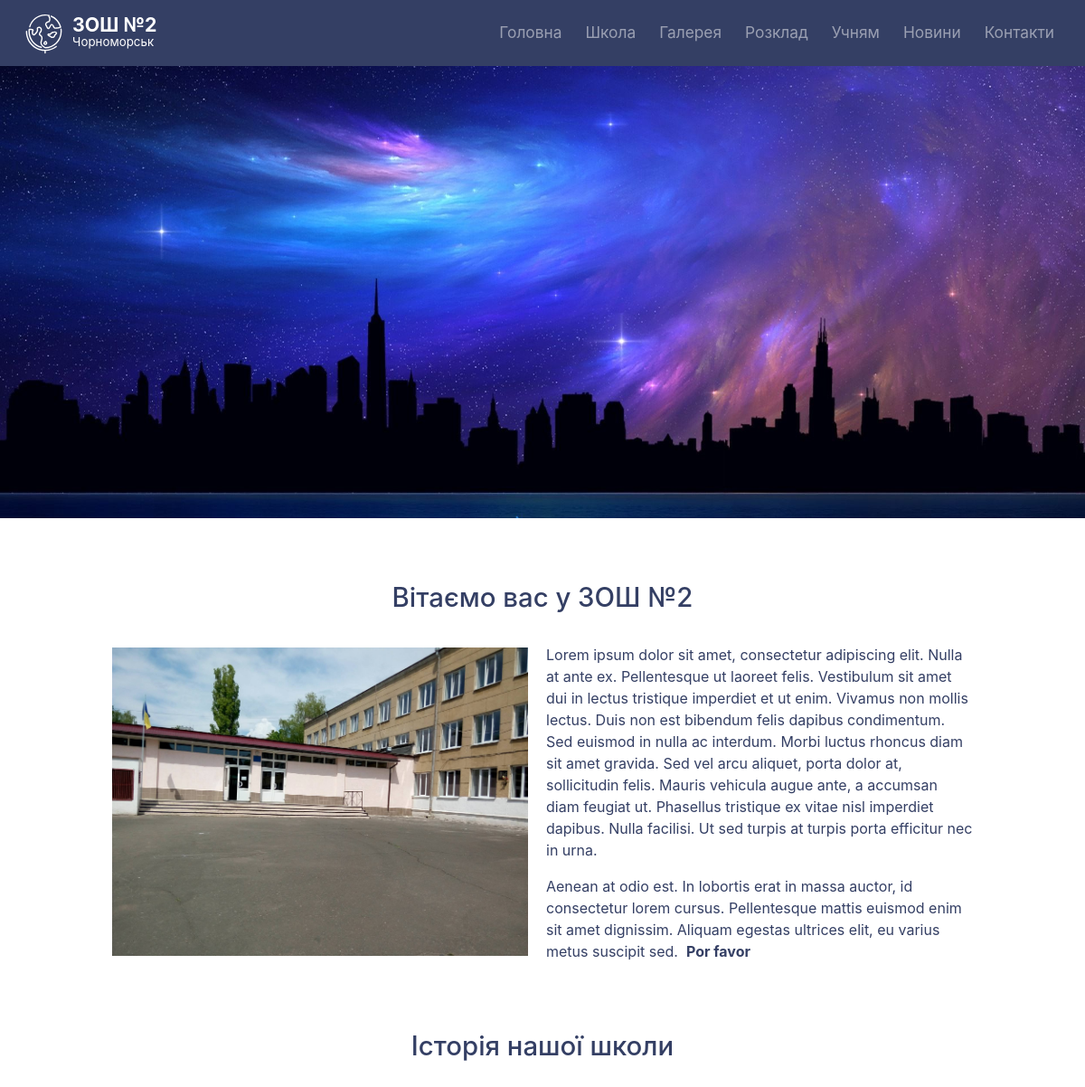
Page /about/ (upper part) on the earlier database version.
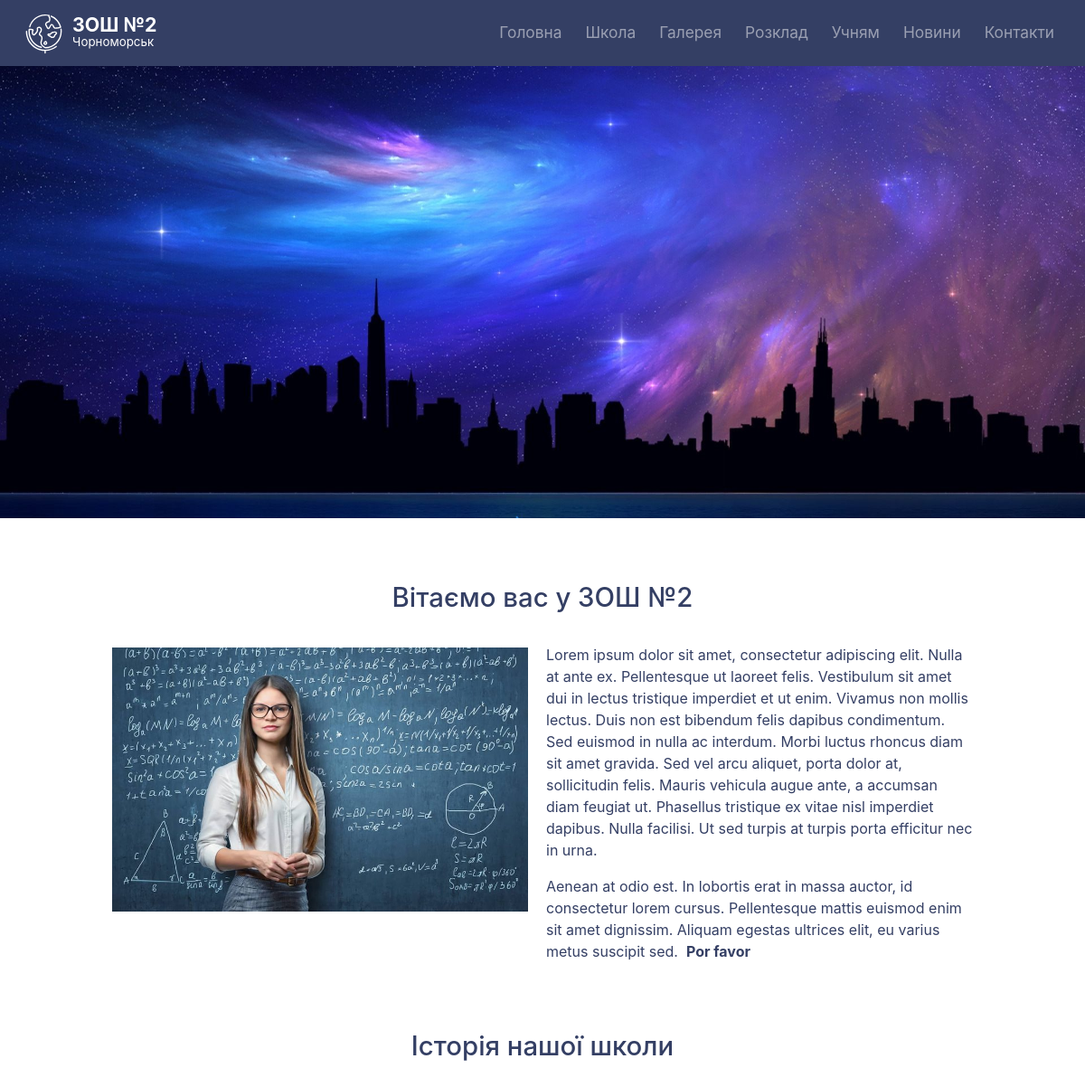
Same page on the later database version.
### core/models.py (models this page shows, shortened)
class About(models.Model):
	welcome = 'welcome'
	history = 'history'
	TYPES = (
		(welcome, "welcome"),
		(history, "history"),
		)
	post_type = models.CharField(max_length=25, choices=TYPES, default=welcome)
	title = models.CharField(max_length=300)
	image = models.ImageField(default=None, upload_to='about_pics', blank=True)
	content = models.TextField()

### core/views.py (the view)
# urls.py: path('about/', views.about, name='core-about'),
def about(request):
	background_list = Background.objects.filter(page='about')
	try:
		background_about = background_list[0].image
	except:
		background_about = None
	context = {
		'title': 'About',
		'about': About.objects.all(),
		'teachers': Teacher.objects.all(),
		'background_about': background_about,
	}
	return render(request, 'core/about.html', context)

### core/templates/core/about.html (shortened to what this page needs)
{% extends 'core/base.html' %}
{% block content %}
	<div class="row justify-content-center">
		<div class="col-md-11">
			{% for welcome in about %}
				{% if welcome.post_type == "welcome" %}
				<div class="row mb-0">
					<div class="col-md-12">
						<h2 class="section-title" align="center">{{ welcome.title }}</h2>
					</div>
					{% if welcome.image %}
						<div class="col-md-6 p-1 pr-3 pt-4 welcome-image-fix">
							<img src="{{ welcome.image.url }}" width="100%">
						</div>
						<div class="col-md-6 p-1 about-welcome-text">
							<p>{{ welcome.content|safe }}</p>
						</div>
					{% endif %}
				</div>
				{% endif %}
			{% endfor %}
		</div>
	</div>
	<div class="row justify-content-center">
		<div class="col-md-11">
		{% for history in about %}
			{% if history.post_type == "history" %}
				<div class="row mt-0 mb-0">
					<div class="col-md-12">
						<h2  class="section-title" align="center" >{{ history.title }}</h2>
					</div>
					<div class="col-md-12 p-1 pt-3">
						{% if history.about_files.all %}
								{% for link in history.about_files.all %}
									<a href="{{ link.file.url }}" class="link-icon link-icon-text">{{ link.name }}</a> <br>
								{% endfor %}
							{% endif %}
					</div>
				</div>
			{% endif %}
		{% endfor %}
		</div>
	</div>
	<br>
{% endblock content %}

Differences in the rows shown:
changed About "Вітаємо вас у ЗОШ №2": image: a different picture
